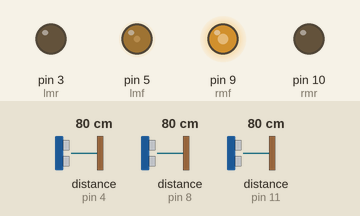
A sketch run on a simulated Arduino Uno, built with avr-gcc and run on an emulated ATmega328P. Parts: output pins drawn as LEDs (lit = HIGH). Wiring (inferred from the names in the program): 3 × ultrasonic range finder: trigger pin 2, echo pin 4 / trigger pin 6, echo pin 11 / trigger pin 7, echo pin 8. The test bench sets the inputs (shaded band); at power-on: distance to the obstacle (sensors on pin 8, pin 4, pin 11) 80 cm. The echo pulse lasts 58.3 µs per cm; pins used as bus, display or sensor lines are not drawn; what the sketch prints to the serial monitor is not drawn.

Above: at 1.2 s.
1.3 s: distance to the obstacle (sensor on pin 8) set to 2 cm
At 2.3 s:
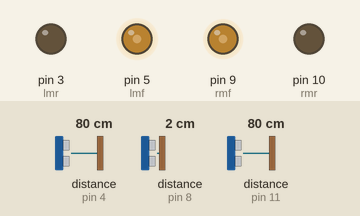
2.8 s: distance to the obstacle (sensor on pin 8) set to 250 cm
At 4.3 s:
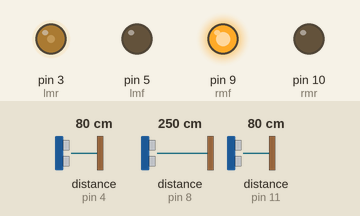
Timing chart, 0 to 5.8 s (numbered marks = the images above; inputs shaded):
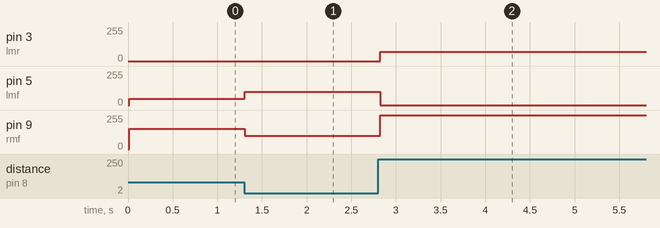

The sketch:

WallFollower.ino
```cpp
int offset = 8;
int frontIRtrig = 6;
int frontIRecho = 11;
int rightIRtrig = 2;
int rightIRecho = 4;
int leftIRtrig = 7;
int leftIRecho = 8;
int lmf = 5;
int lmr = 3;
int rmf = 9;
int rmr = 10;
int basespeed = 100;

void setup() {
  Serial.begin(9600);
}

void loop() {
  // put your main code here, to run repeatedly:
  float getFront = getDistance(frontIRtrig, frontIRecho);
  float getRight = getDistance(rightIRtrig, rightIRecho);
  float getLeft = getDistance(leftIRtrig, leftIRecho);

  int error  = (getLeft - 4)*0.7;
  moveMotor(basespeed-error ,basespeed+error);

  Serial.println(getFront);


}
float getDistance(int trigPin, int echoPin) {
  pinMode(trigPin, OUTPUT);
  pinMode(echoPin, INPUT);
  digitalWrite(trigPin, HIGH);
  delayMicroseconds(10);
  digitalWrite(trigPin, LOW);
  int duration = pulseIn(echoPin, HIGH, 100000);
  return (duration * 0.0343) / 2 ;
}

void moveMotor(int lms, int rms){
 lms = constrain(lms,-255,255);
 rms = constrain(rms,-255,255);

 if(rms > 0 ){
  analogWrite(rmf,rms);
  analogWrite(rmr,0);
 }else{
  analogWrite(rmf,0);
  analogWrite(rmr,-rms);
 }
 if(lms > 0){
  analogWrite(lmf,lms);
  analogWrite(lmr,0);
 }else{
  analogWrite(lmf,0);
  analogWrite(lmr,-lms);
 }
}
```

Measured:
- after the input at 1.3 s, pin 5 (lmf): 48/255 → 101/255 at once; pin 9 (rmf): 152/255 → 99/255 at once
- after the input at 2.8 s, pin 3 (lmr): 0/255 → 71/255 at once; pin 5 (lmf): 101/255 → 0/255 at once; pin 9 (rmf): 99/255 → 255/255 at once
